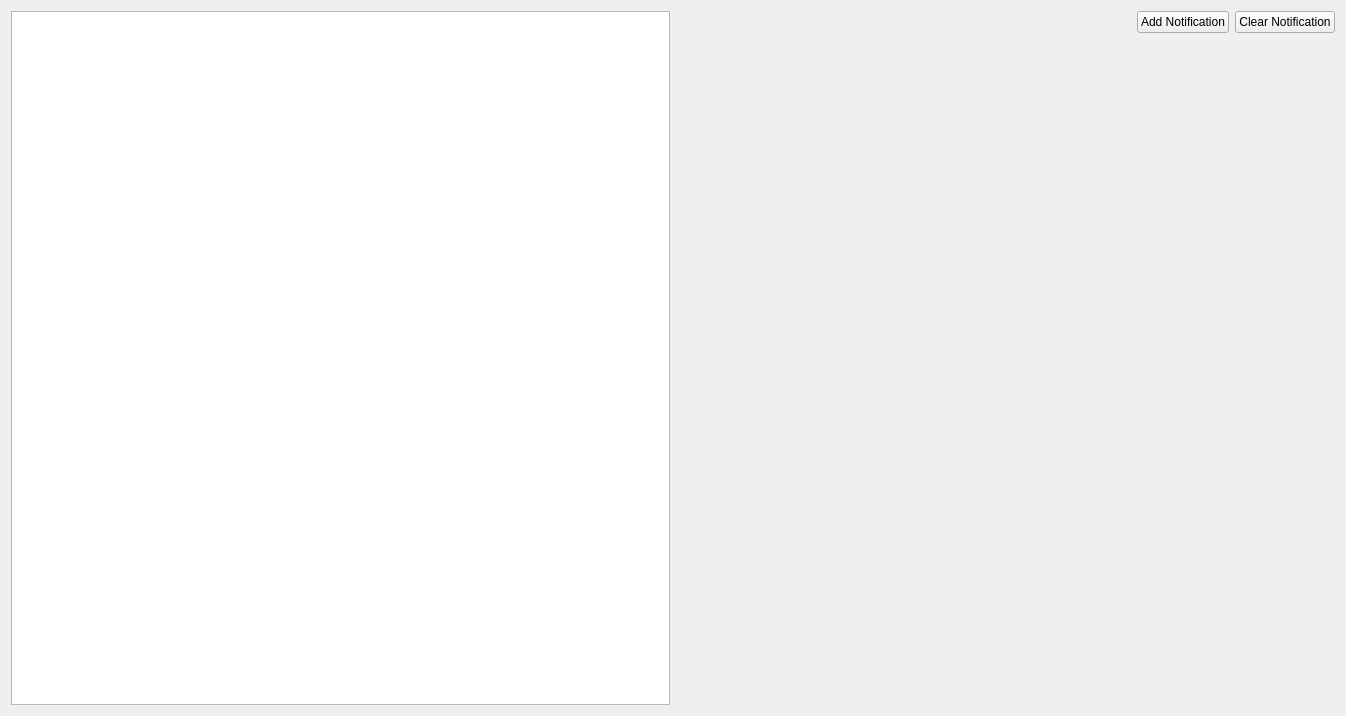
<?xml version="1.0" encoding="UTF-8"?>
<ui version="4.0">
 <class>CardPage</class>
 <widget class="QWidget" name="CardPage">
  <property name="geometry">
   <rect>
    <x>0</x>
    <y>0</y>
    <width>1346</width>
    <height>716</height>
   </rect>
  </property>
  <property name="sizePolicy">
   <sizepolicy hsizetype="Expanding" vsizetype="Expanding">
    <horstretch>0</horstretch>
    <verstretch>0</verstretch>
   </sizepolicy>
  </property>
  <layout class="QHBoxLayout" name="horizontalLayout_2">
   <item>
    <widget class="QTextEdit" name="exampleText">
     <property name="undoRedoEnabled">
      <bool>false</bool>
     </property>
     <property name="readOnly">
      <bool>true</bool>
     </property>
    </widget>
   </item>
   <item>
    <layout class="QVBoxLayout" name="verticalLayout">
     <item>
      <layout class="QHBoxLayout" name="horizontalLayout">
       <item>
        <spacer name="horizontalSpacer">
         <property name="orientation">
          <enum>Qt::Horizontal</enum>
         </property>
         <property name="sizeHint" stdset="0">
          <size>
           <width>40</width>
           <height>20</height>
          </size>
         </property>
        </spacer>
       </item>
       <item>
        <widget class="QPushButton" name="addButton">
         <property name="text">
          <string>Add Notification</string>
         </property>
        </widget>
       </item>
       <item>
        <widget class="QPushButton" name="clearButton">
         <property name="text">
          <string>Clear Notification</string>
         </property>
        </widget>
       </item>
      </layout>
     </item>
     <item>
      <widget class="AzQtComponents::Card" name="basicCard" native="true"/>
     </item>
     <item>
      <widget class="AzQtComponents::Card" name="functionalCard" native="true"/>
     </item>
     <item>
      <spacer name="verticalSpacer_2">
       <property name="orientation">
        <enum>Qt::Vertical</enum>
       </property>
       <property name="sizeHint" stdset="0">
        <size>
         <width>20</width>
         <height>40</height>
        </size>
       </property>
      </spacer>
     </item>
    </layout>
   </item>
  </layout>
 </widget>
 <customwidgets>
  <customwidget>
   <class>AzQtComponents::Card</class>
   <extends>QWidget</extends>
   <header location="global">AzQtComponents/Components/Widgets/Card.h</header>
   <container>1</container>
  </customwidget>
 </customwidgets>
 <resources/>
 <connections/>
</ui>
